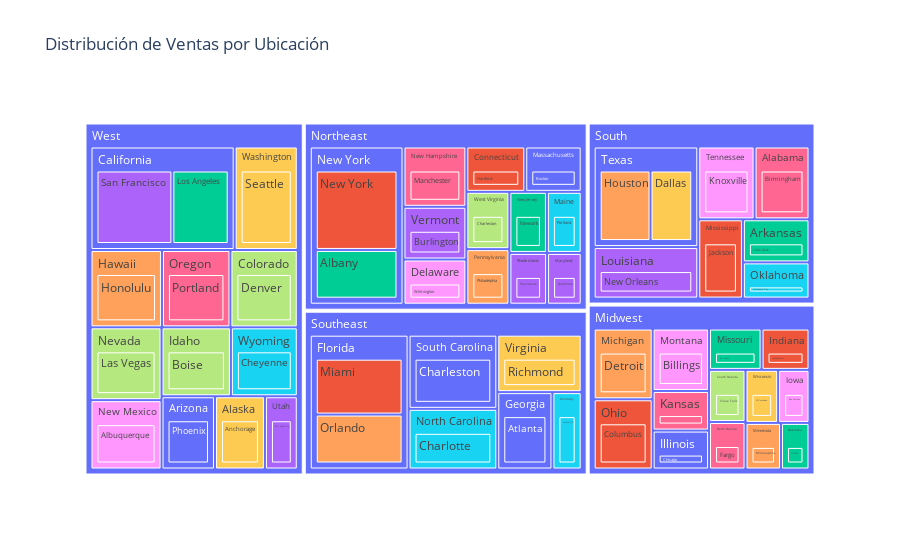

The code cell stored with this chart in its notebook:
### Code cell
import plotly.express as px
import pandas as pd

# Agrupar los datos por región, estado y ciudad, y calcular la suma de las ventas totales para cada grupo
df_grouped = df.groupby(['Region', 'State', 'City'])

# Calcular la suma de las ventas totales para cada grupo de región, estado y ciudad
sales_by_location = df_grouped['Total Sales'].sum()
units_by_location = df_grouped['Units Sold'].sum()

print(units_by_location)

summary_df = pd.DataFrame({
    'Region': sales_by_location.index.get_level_values('Region'),
    'State': sales_by_location.index.get_level_values('State'),
    'City': sales_by_location.index.get_level_values('City'),
    'Total Sales': sales_by_location.values,
    'Units Sold': units_by_location.values
})

fig = px.treemap(summary_df,
                 path=['Region', 'State', 'City'],
                 values='Total Sales',
                 color='Units Sold',
                 title='Distribución de Ventas por Ubicación')
fig.show()

### Figure 1 — Plotly figure (JSON) as saved in the notebook; plotly's stock layout.template omitted (floating-point values rounded to 4 significant figures)
{"data": [{"branchvalues": "total", "customdata": [["(?)"], ["(?)"], ["(?)"], ["(?)"], ["(?)"], ["(?)"], ["(?)"], ["(?)"], ["(?)"], [111954], [19154], [19154], [20818], [20818], [20838], [20838], [22410], [22410], [22781], [22781], [22973], [22973], [23446], [23446], [23950], [23950], [25407], [25407], [26332], [26332], [26540], [26540], [27473], [27473], [27662], [27662], [28664], [28664], [29463], [29463], [29873], [29873], [30275], [30275], [30815], [30815], [32895], [32895], [34696], [34696], [36404], [36404], [38685], [38685], [40375], [40375], [40459], [40459], [40812], [40812], [41378], [41378], [42713], [42713], [46611], [46611], [46919], [46919], [47781], [47781], [48468], [48468], [48548], [48548], [50095], [50095], [50228], [50228], [50536], [50536], [51831], [51831], [52633], [52633], [52969], [52969], [56391], [56391], [56814], [56814], [57186], [57615], [57615], [60295], [62936], [62936], [63327], [63327], [63827], [63827], [66077], [66077], [69178], [72610], [72610], [73135], [76384], [86900], [90322]], "domain": {"x": [0, 1], "y": [0, 1]}, "hovertemplate": "labels=%{label}<br>Total Sales=%{value}<br>parent=%{parent}<br>id=%{id}<br>Units Sold=%{customdata[0]}<extra></extra>", "ids": ["West", "Northeast/New York", "South/Texas", "Southeast/Florida", "West/California", "Southeast", "Midwest", "Northeast", "South", "Northeast/New York/New York", "Midwest/Nebraska/Omaha", "Midwest/Nebraska", "Northeast/Maryland", "Northeast/Maryland/Baltimore", "Midwest/Minnesota", "Midwest/Minnesota/Minneapolis", "Northeast/Maine", "Northeast/Maine/Portland", "Midwest/North Dakota", "Midwest/North Dakota/Fargo", "Midwest/South Dakota", "Midwest/South Dakota/Sioux Falls", "Midwest/Iowa/Des Moines", "Midwest/Iowa", "Midwest/Wisconsin", "Midwest/Wisconsin/Milwaukee", "Midwest/Illinois/Chicago", "Midwest/Illinois", "Midwest/Indiana/Indianapolis", "Midwest/Indiana", "Northeast/New Jersey/Newark", "Northeast/New Jersey", "Northeast/Rhode Island/Providence", "Northeast/Rhode Island", "Northeast/Pennsylvania/Philadelphia", "Northeast/Pennsylvania", "Southeast/Kentucky/Louisville", "Southeast/Kentucky", "Midwest/Kansas/Wichita", "Midwest/Kansas", "Northeast/West Virginia", "Northeast/West Virginia/Charleston", "Northeast/Delaware/Wilmington", "Northeast/Delaware", "West/Alaska/Anchorage", "West/Alaska", "Northeast/Massachusetts", "Northeast/Massachusetts/Boston", "Northeast/Connecticut/Hartford", "Northeast/Connecticut", "Midwest/Missouri/St. Louis", "Midwest/Missouri", "Northeast/Vermont/Burlington", "Northeast/Vermont", "West/Hawaii", "West/Hawaii/Honolulu", "South/Oklahoma", "South/Oklahoma/Oklahoma City", "Northeast/New Hampshire/Manchester", "Northeast/New Hampshire", "West/Colorado/Denver", "West/Colorado", "Midwest/Montana/Billings", "Midwest/Montana", "West/Washington", "West/Washington/Seattle", "West/Arizona", "West/Arizona/Phoenix", "Midwest/Ohio/Columbus", "Midwest/Ohio", "South/Arkansas/Little Rock", "South/Arkansas", "West/Utah", "West/Utah/Salt Lake City", "Midwest/Michigan", "Midwest/Michigan/Detroit", "West/Wyoming", "West/Wyoming/Cheyenne", "West/Oregon", "West/Oregon/Portland", "West/Nevada/Las Vegas", "West/Nevada", "West/New Mexico", "West/New Mexico/Albuquerque", "Southeast/Virginia/Richmond", "Southeast/Virginia", "Southeast/Georgia", "Southeast/Georgia/Atlanta", "South/Mississippi", "South/Mississippi/Jackson", "Northeast/New York/Albany", "South/Louisiana/New Orleans", "South/Louisiana", "Southeast/Florida/Orlando", "Southeast/North Carolina", "Southeast/North Carolina/Charlotte", "South/Alabama/Birmingham", "South/Alabama", "West/Idaho", "West/Idaho/Boise", "South/Tennessee/Knoxville", "South/Tennessee", "South/Texas/Dallas", "Southeast/South Carolina", "Southeast/South Carolina/Charleston", "Southeast/Florida/Miami", "West/California/Los Angeles", "West/California/San Francisco", "South/Texas/Houston"], "labels": ["West", "New York", "Texas", "Florida", "California", "Southeast", "Midwest", "Northeast", "South", "New York", "Omaha", "Nebraska", "Maryland", "Baltimore", "Minnesota", "Minneapolis", "Maine", "Portland", "North Dakota", "Fargo", "South Dakota", "Sioux Falls", "Des Moines", "Iowa", "Wisconsin", "Milwaukee", "Chicago", "Illinois", "Indianapolis", "Indiana", "Newark", "New Jersey", "Providence", "Rhode Island", "Philadelphia", "Pennsylvania", "Louisville", "Kentucky", "Wichita", "Kansas", "West Virginia", "Charleston", "Wilmington", "Delaware", "Anchorage", "Alaska", "Massachusetts", "Boston", "Hartford", "Connecticut", "St. Louis", "Missouri", "Burlington", "Vermont", "Hawaii", "Honolulu", "Oklahoma", "Oklahoma City", "Manchester", "New Hampshire", "Denver", "Colorado", "Billings", "Montana", "Washington", "Seattle", "Arizona", "Phoenix", "Columbus", "Ohio", "Little Rock", "Arkansas", "Utah", "Salt Lake City", "Michigan", "Detroit", "Wyoming", "Cheyenne", "Oregon", "Portland", "Las Vegas", "Nevada", "New Mexico", "Albuquerque", "Richmond", "Virginia", "Georgia", "Atlanta", "Mississippi", "Jackson", "Albany", "New Orleans", "Louisiana", "Orlando", "North Carolina", "Charlotte", "Birmingham", "Alabama", "Idaho", "Boise", "Knoxville", "Tennessee", "Dallas", "South Carolina", "Charleston", "Miami", "Los Angeles", "San Francisco", "Houston"], "marker": {"colors": ["#636efa", "#636efa", "#636efa", "#636efa", "#636efa", "#636efa", "#636efa", "#636efa", "#636efa", "#EF553B", "#00cc96", "#00cc96", "#ab63fa", "#ab63fa", "#FFA15A", "#FFA15A", "#19d3f3", "#19d3f3", "#FF6692", "#FF6692", "#B6E880", "#B6E880", "#FF97FF", "#FF97FF", "#FECB52", "#FECB52", "#636efa", "#636efa", "#EF553B", "#EF553B", "#00cc96", "#00cc96", "#ab63fa", "#ab63fa", "#FFA15A", "#FFA15A", "#19d3f3", "#19d3f3", "#FF6692", "#FF6692", "#B6E880", "#B6E880", "#FF97FF", "#FF97FF", "#FECB52", "#FECB52", "#636efa", "#636efa", "#EF553B", "#EF553B", "#00cc96", "#00cc96", "#ab63fa", "#ab63fa", "#FFA15A", "#FFA15A", "#19d3f3", "#19d3f3", "#FF6692", "#FF6692", "#B6E880", "#B6E880", "#FF97FF", "#FF97FF", "#FECB52", "#FECB52", "#636efa", "#636efa", "#EF553B", "#EF553B", "#00cc96", "#00cc96", "#ab63fa", "#ab63fa", "#FFA15A", "#FFA15A", "#19d3f3", "#19d3f3", "#FF6692", "#FF6692", "#B6E880", "#B6E880", "#FF97FF", "#FF97FF", "#FECB52", "#FECB52", "#636efa", "#636efa", "#EF553B", "#EF553B", "#00cc96", "#ab63fa", "#ab63fa", "#FFA15A", "#19d3f3", "#19d3f3", "#FF6692", "#FF6692", "#B6E880", "#B6E880", "#FF97FF", "#FF97FF", "#FECB52", "#636efa", "#636efa", "#EF553B", "#00cc96", "#ab63fa", "#FFA15A"]}, "name": "", "parents": ["", "Northeast", "South", "Southeast", "West", "", "", "", "", "Northeast/New York", "Midwest/Nebraska", "Midwest", "Northeast", "Northeast/Maryland", "Midwest", "Midwest/Minnesota", "Northeast", "Northeast/Maine", "Midwest", "Midwest/North Dakota", "Midwest", "Midwest/South Dakota", "Midwest/Iowa", "Midwest", "Midwest", "Midwest/Wisconsin", "Midwest/Illinois", "Midwest", "Midwest/Indiana", "Midwest", "Northeast/New Jersey", "Northeast", "Northeast/Rhode Island", "Northeast", "Northeast/Pennsylvania", "Northeast", "Southeast/Kentucky", "Southeast", "Midwest/Kansas", "Midwest", "Northeast", "Northeast/West Virginia", "Northeast/Delaware", "Northeast", "West/Alaska", "West", "Northeast", "Northeast/Massachusetts", "Northeast/Connecticut", "Northeast", "Midwest/Missouri", "Midwest", "Northeast/Vermont", "Northeast", "West", "West/Hawaii", "South", "South/Oklahoma", "Northeast/New Hampshire", "Northeast", "West/Colorado", "West", "Midwest/Montana", "Midwest", "West", "West/Washington", "West", "West/Arizona", "Midwest/Ohio", "Midwest", "South/Arkansas", "South", "West", "West/Utah", "Midwest", "Midwest/Michigan", "West", "West/Wyoming", "West", "West/Oregon", "West/Nevada", "West", "West", "West/New Mexico", "Southeast/Virginia", "Southeast", "Southeast", "Southeast/Georgia", "South", "South/Mississippi", "Northeast/New York", "South/Louisiana", "South", "Southeast/Florida", "Southeast", "Southeast/North Carolina", "South/Alabama", "South", "West", "West/Idaho", "South/Tennessee", "South", "South/Texas", "Southeast", "Southeast/South Carolina", "Southeast/Florida", "West/California", "West/California", "South/Texas"], "type": "treemap", "values": [269900000.0, 64230000.0, 46360000.0, 59280000.0, 60170000.0, 163200000.0, 135800000.0, 186300000.0, 144700000.0, 39800000.0, 5929000.0, 5929000.0, 7758000.0, 7758000.0, 7378000.0, 7378000.0, 9196000.0, 9196000.0, 7736000.0, 7736000.0, 8496000.0, 8496000.0, 7424000.0, 7424000.0, 7727000.0, 7727000.0, 9797000.0, 9797000.0, 8836000.0, 8836000.0, 9934000.0, 9934000.0, 8447000.0, 8447000.0, 10360000.0, 10360000.0, 10070000.0, 10070000.0, 9973000.0, 9973000.0, 10690000.0, 10690000.0, 12300000.0, 12300000.0, 14750000.0, 14750000.0, 11080000.0, 11080000.0, 11570000.0, 11570000.0, 9683000.0, 9683000.0, 14350000.0, 14350000.0, 22280000.0, 22280000.0, 10620000.0, 10620000.0, 16410000.0, 16410000.0, 21000000.0, 21000000.0, 15710000.0, 15710000.0, 26330000.0, 26330000.0, 15780000.0, 15780000.0, 18480000.0, 18480000.0, 12640000.0, 12640000.0, 9696000.0, 9696000.0, 18630000.0, 18630000.0, 18580000.0, 18580000.0, 21350000.0, 21350000.0, 20860000.0, 20860000.0, 19870000.0, 19870000.0, 21580000.0, 21580000.0, 19000000.0, 19000000.0, 15590000.0, 15590000.0, 24430000.0, 23750000.0, 23750000.0, 27680000.0, 23960000.0, 23960000.0, 17630000.0, 17630000.0, 19280000.0, 19280000.0, 18070000.0, 18070000.0, 20900000.0, 29290000.0, 29290000.0, 31600000.0, 25630000.0, 34540000.0, 25460000.0]}], "layout": {"legend": {"tracegroupgap": 0}, "title": {"text": "Distribución de Ventas por Ubicación"}}}
